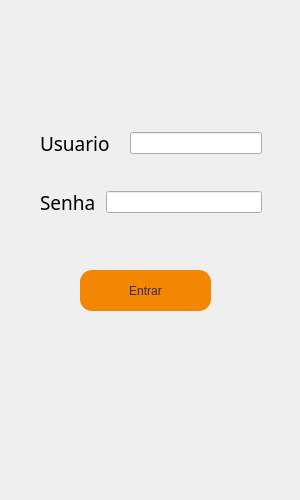
<?xml version="1.0" encoding="UTF-8"?>
<ui version="4.0">
 <class>login</class>
 <widget class="QMainWindow" name="login">
  <property name="geometry">
   <rect>
    <x>0</x>
    <y>0</y>
    <width>300</width>
    <height>500</height>
   </rect>
  </property>
  <property name="minimumSize">
   <size>
    <width>150</width>
    <height>500</height>
   </size>
  </property>
  <property name="maximumSize">
   <size>
    <width>300</width>
    <height>500</height>
   </size>
  </property>
  <property name="windowTitle">
   <string>Login</string>
  </property>
  <widget class="QWidget" name="centralwidget">
   <widget class="QPushButton" name="BtnEntrar">
    <property name="geometry">
     <rect>
      <x>80</x>
      <y>270</y>
      <width>131</width>
      <height>41</height>
     </rect>
    </property>
    <property name="styleSheet">
     <string notr="true">color: rgb(47, 47, 47);
background-color: rgb(243, 134, 2);
font: 14pt &quot;Impact&quot;;
border-radius:12;</string>
    </property>
    <property name="text">
     <string>Entrar</string>
    </property>
   </widget>
   <widget class="QFrame" name="frame_3">
    <property name="geometry">
     <rect>
      <x>40</x>
      <y>130</y>
      <width>222</width>
      <height>96</height>
     </rect>
    </property>
    <property name="layoutDirection">
     <enum>Qt::LayoutDirection::LeftToRight</enum>
    </property>
    <property name="frameShape">
     <enum>QFrame::Shape::NoFrame</enum>
    </property>
    <property name="frameShadow">
     <enum>QFrame::Shadow::Plain</enum>
    </property>
    <layout class="QVBoxLayout" name="verticalLayout">
     <property name="spacing">
      <number>0</number>
     </property>
     <property name="leftMargin">
      <number>0</number>
     </property>
     <property name="topMargin">
      <number>0</number>
     </property>
     <property name="rightMargin">
      <number>0</number>
     </property>
     <property name="bottomMargin">
      <number>0</number>
     </property>
     <item>
      <widget class="QFrame" name="frame_2">
       <property name="layoutDirection">
        <enum>Qt::LayoutDirection::LeftToRight</enum>
       </property>
       <property name="frameShape">
        <enum>QFrame::Shape::NoFrame</enum>
       </property>
       <property name="frameShadow">
        <enum>QFrame::Shadow::Plain</enum>
       </property>
       <layout class="QGridLayout" name="gridLayout">
        <property name="leftMargin">
         <number>0</number>
        </property>
        <property name="topMargin">
         <number>0</number>
        </property>
        <property name="rightMargin">
         <number>0</number>
        </property>
        <property name="bottomMargin">
         <number>0</number>
        </property>
        <property name="spacing">
         <number>0</number>
        </property>
        <item row="0" column="2">
         <widget class="QLineEdit" name="edtUsuario"/>
        </item>
        <item row="0" column="0">
         <widget class="QLabel" name="label_3">
          <property name="font">
           <font>
            <family>Impact</family>
            <pointsize>14</pointsize>
           </font>
          </property>
          <property name="text">
           <string>Usuario</string>
          </property>
         </widget>
        </item>
        <item row="0" column="1">
         <spacer name="horizontalSpacer_2">
          <property name="orientation">
           <enum>Qt::Orientation::Horizontal</enum>
          </property>
          <property name="sizeType">
           <enum>QSizePolicy::Policy::Fixed</enum>
          </property>
          <property name="sizeHint" stdset="0">
           <size>
            <width>10</width>
            <height>5</height>
           </size>
          </property>
         </spacer>
        </item>
        <item row="1" column="1">
         <spacer name="verticalSpacer">
          <property name="orientation">
           <enum>Qt::Orientation::Vertical</enum>
          </property>
          <property name="sizeType">
           <enum>QSizePolicy::Policy::Fixed</enum>
          </property>
          <property name="sizeHint" stdset="0">
           <size>
            <width>20</width>
            <height>20</height>
           </size>
          </property>
         </spacer>
        </item>
       </layout>
      </widget>
     </item>
     <item>
      <widget class="QFrame" name="frame">
       <property name="layoutDirection">
        <enum>Qt::LayoutDirection::LeftToRight</enum>
       </property>
       <property name="frameShape">
        <enum>QFrame::Shape::NoFrame</enum>
       </property>
       <property name="frameShadow">
        <enum>QFrame::Shadow::Plain</enum>
       </property>
       <layout class="QHBoxLayout" name="horizontalLayout">
        <property name="spacing">
         <number>0</number>
        </property>
        <property name="leftMargin">
         <number>0</number>
        </property>
        <property name="topMargin">
         <number>0</number>
        </property>
        <property name="rightMargin">
         <number>0</number>
        </property>
        <property name="bottomMargin">
         <number>0</number>
        </property>
        <item>
         <widget class="QLabel" name="label">
          <property name="font">
           <font>
            <family>Impact</family>
            <pointsize>14</pointsize>
           </font>
          </property>
          <property name="text">
           <string>Senha</string>
          </property>
         </widget>
        </item>
        <item>
         <spacer name="horizontalSpacer">
          <property name="orientation">
           <enum>Qt::Orientation::Horizontal</enum>
          </property>
          <property name="sizeType">
           <enum>QSizePolicy::Policy::Fixed</enum>
          </property>
          <property name="sizeHint" stdset="0">
           <size>
            <width>10</width>
            <height>5</height>
           </size>
          </property>
         </spacer>
        </item>
        <item>
         <widget class="QLineEdit" name="edtSenha"/>
        </item>
       </layout>
      </widget>
     </item>
    </layout>
   </widget>
   <widget class="QLabel" name="validou">
    <property name="geometry">
     <rect>
      <x>30</x>
      <y>30</y>
      <width>241</width>
      <height>41</height>
     </rect>
    </property>
    <property name="font">
     <font>
      <family>Impact</family>
      <pointsize>14</pointsize>
     </font>
    </property>
    <property name="styleSheet">
     <string notr="true"/>
    </property>
    <property name="text">
     <string/>
    </property>
    <property name="alignment">
     <set>Qt::AlignmentFlag::AlignCenter</set>
    </property>
   </widget>
  </widget>
 </widget>
 <resources/>
 <connections/>
</ui>
